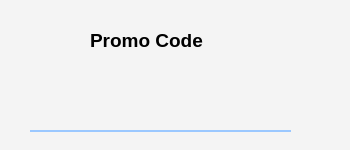
<?xml version="1.0" encoding="UTF-8"?>
<ui version="4.0">
 <class>codecard</class>
 <widget class="QWidget" name="codecard">
  <property name="geometry">
   <rect>
    <x>0</x>
    <y>0</y>
    <width>350</width>
    <height>150</height>
   </rect>
  </property>
  <property name="minimumSize">
   <size>
    <width>350</width>
    <height>150</height>
   </size>
  </property>
  <property name="maximumSize">
   <size>
    <width>350</width>
    <height>150</height>
   </size>
  </property>
  <property name="font">
   <font>
    <bold>true</bold>
   </font>
  </property>
  <property name="windowTitle">
   <string>Form</string>
  </property>
  <property name="styleSheet">
   <string notr="true">background: rgb(244, 244, 244);</string>
  </property>
  <widget class="QFrame" name="frame">
   <property name="geometry">
    <rect>
     <x>0</x>
     <y>0</y>
     <width>351</width>
     <height>151</height>
    </rect>
   </property>
   <property name="styleSheet">
    <string notr="true">background-color: rgb(244, 244, 244);
border-radius:25px;</string>
   </property>
   <property name="frameShape">
    <enum>QFrame::Shape::StyledPanel</enum>
   </property>
   <property name="frameShadow">
    <enum>QFrame::Shadow::Raised</enum>
   </property>
   <widget class="QLabel" name="label_3">
    <property name="geometry">
     <rect>
      <x>30</x>
      <y>90</y>
      <width>261</width>
      <height>41</height>
     </rect>
    </property>
    <property name="font">
     <font>
      <pointsize>16</pointsize>
     </font>
    </property>
    <property name="styleSheet">
     <string notr="true">color:rgb(0, 0, 0);</string>
    </property>
    <property name="text">
     <string/>
    </property>
   </widget>
   <widget class="QLabel" name="label">
    <property name="geometry">
     <rect>
      <x>20</x>
      <y>20</y>
      <width>36</width>
      <height>36</height>
     </rect>
    </property>
    <property name="styleSheet">
     <string notr="true">border-image: url(:/new/prefix1/Images/gift.png);</string>
    </property>
    <property name="text">
     <string/>
    </property>
   </widget>
   <widget class="QPushButton" name="pushButton">
    <property name="geometry">
     <rect>
      <x>310</x>
      <y>100</y>
      <width>28</width>
      <height>28</height>
     </rect>
    </property>
    <property name="styleSheet">
     <string notr="true">border-image: url(:/new/prefix1/Images/copy.png);</string>
    </property>
    <property name="text">
     <string/>
    </property>
   </widget>
   <widget class="QLabel" name="label_2">
    <property name="geometry">
     <rect>
      <x>90</x>
      <y>20</y>
      <width>451</width>
      <height>41</height>
     </rect>
    </property>
    <property name="font">
     <font>
      <pointsize>14</pointsize>
      <italic>false</italic>
      <bold>true</bold>
     </font>
    </property>
    <property name="styleSheet">
     <string notr="true">
color:black;
</string>
    </property>
    <property name="text">
     <string>Promo Code</string>
    </property>
   </widget>
   <widget class="Line" name="line">
    <property name="geometry">
     <rect>
      <x>30</x>
      <y>130</y>
      <width>261</width>
      <height>2</height>
     </rect>
    </property>
    <property name="styleSheet">
     <string notr="true">background-color: rgb(155, 200, 255);</string>
    </property>
    <property name="orientation">
     <enum>Qt::Orientation::Horizontal</enum>
    </property>
   </widget>
  </widget>
 </widget>
 <resources/>
 <connections/>
</ui>
